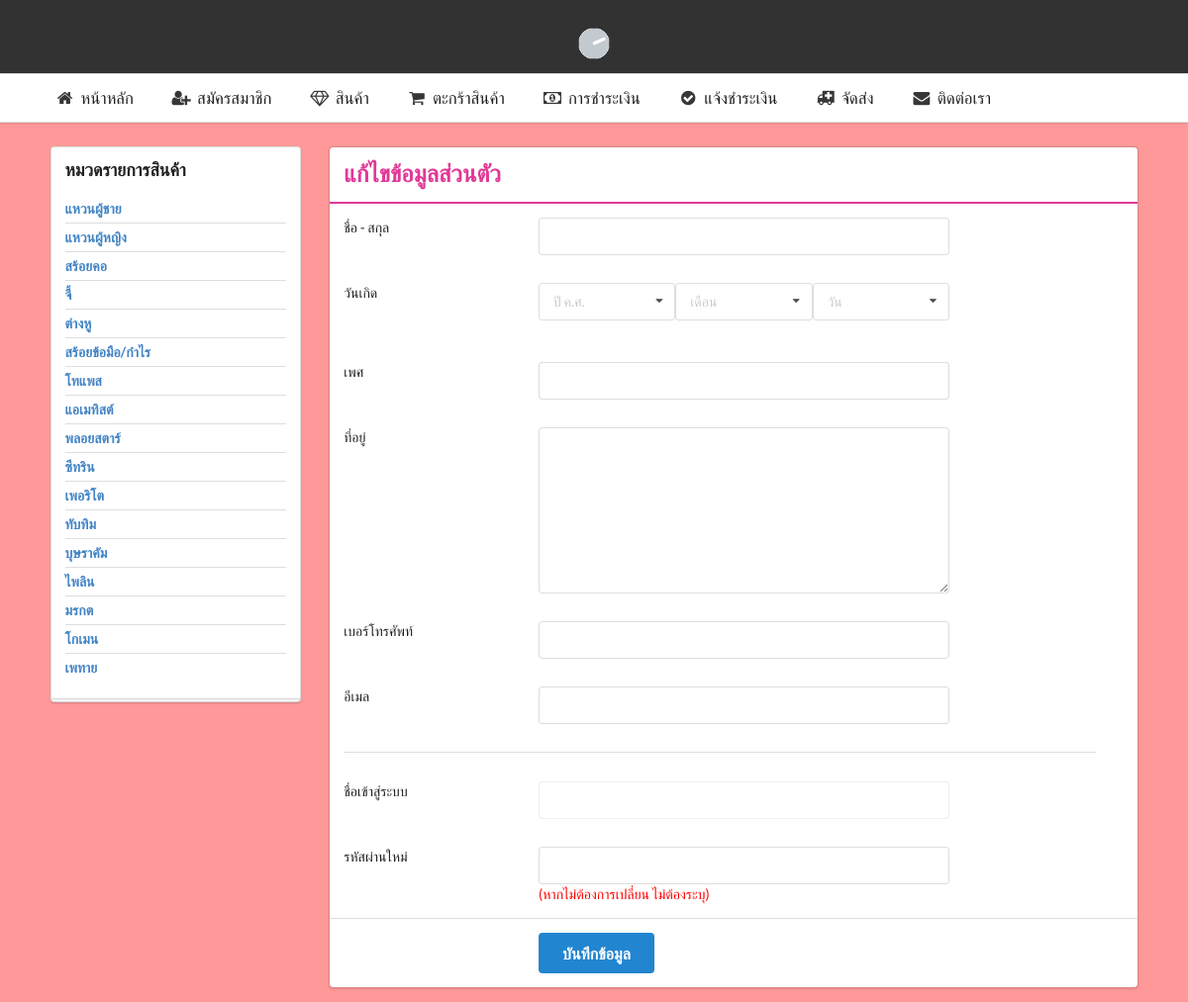
Screenshot of /index.php/member/profile with the database file from the repository.
### tables this page shows
CREATE TABLE IF NOT EXISTS `category` (
  `category_id` int(10) unsigned NOT NULL,
  `category_name` varchar(300) NOT NULL
);

### application/core/MY_Controller.php (called while the page is built, shortened)
<?php
class MY_Controller extends CI_Controller {
    private $default_navbar = "partial/default_nav";
    private $default_footer = "partial/default_footer";
    private $default_layout = "layout";
    private $content_navbar = "";
    private $content_footer = "";
    public function render($view_data) {
        $data["navbar"] = $this->content_navbar;
        $data["footer"] = $this->content_footer;
        $data["content"] = $view_data;
        $this->load->view($this->default_layout, $data);
    }
    public function setNavbar($viewName = "", $data = NULL) {
        if ($viewName == "") {
            $viewName = $this->default_navbar;
        }
        $this->content_navbar = $this->loadView($viewName, $data);
    }
    public function setFooter($viewName = "", $data = NULL) {
        if ($viewName == "") {
            $viewName = $this->default_footer;
        }
        $this->content_footer = $this->loadView($viewName, $data);
    }
    public function loadView($viewName, $data = NULL) {
        return $this->load->view($viewName, $data, TRUE);
    }
}

### application/controllers/Member.php (called while the page is built, shortened)
<?php
class Member extends MY_Controller {
    public function profile() {
        $data["months"] = $this->DateTimeModel->getMonthTh();
        $data["category"] = $this->CategoryModel->getAll();
        $data["data"] = $this->MemberModel->checkExistUsername($this->session->userdata("user")->member_username);
        $this->render($this->loadView("member/edit_profile", $data));
    }
}

### index.php (called while the page is built, shortened)
<?php
require_once BASEPATH.'core/CodeIgniter.php';

### application/models/CategoryModel.php (called while the page is built, shortened)
<?php
class CategoryModel extends CI_Model {
    public function getAll() {
        $query = $this->db->get("category");
        return $query->result();
    }
}

### application/helpers/my_helper.php (called while the page is built)
<?php
function getValDefault($data, $key, $default = "") {
    if (is_object($data)) {
        if (isset($data->$key)) {
            return $data->$key;
        } else {
            return $default;
        }
    } else if (is_array($data)) {
        if (isset($data[$key])) {
            return $data[$key];
        } else {
            return $default;
        }
    } else {
        return $default;
    }
}

### application/views/member/edit_profile.php (the view, shortened to what this page needs)
<div class="ui container padded1em">
    <div class="ui grid">
        <div class="row">
            <div class="four wide column">
                <div class="ui stacked segment" style="min-height: 300px;">
                    <h3 class="ui header">หมวดรายการสินค้า</h3>
                    <div class="ui middle aligned divided relaxed list">
                        <?php
                        foreach ($category as $item) {
                            ?>
                            <div class="item">
                                <a href="<?= site_url("product/category/{$item->category_id}") ?>" class="header"><?= $item->category_name ?></a>
                            </div>
                            <?php
                        }
                        ?>
                    </div>
                </div>
            </div>
            <div class="twelve wide column">
                <form method="post" action="<?= site_url("member/save") ?>" id="form">
                    <div class="ui segments">
                        <div class="ui segment">
                            <h2 class="ui pink header">แก้ไขข้อมูลส่วนตัว</h2>
                        </div>
                        <div class="ui pink segment">
                            <div class="ui grid form">
                                <div class="row">
                                    <div class="four wide column">
                                        ชื่อ - สกุล
                                    </div>
                                    <div class="nine wide column">
                                        <div class="field">
                                            <input type="text" name="member_full_name" required="" value="<?= getValDefault($data, "member_full_name") ?>" />
                                        </div>
                                    </div>
                                    <div class="three wide column"></div>
                                </div>
                                <div class="row">
                                    <div class="four wide column">
                                        วันเกิด
                                    </div>
                                    <div class="nine wide column">
                                        <div class="inline fields">
                                            <div class="ui fluid search selection dropdown" id="year_dd">
                                                <i class="dropdown icon"></i>
                                                <div class="default text">ปี ค.ศ.</div>
                                            </div>
                                            <div class="ui fluid search selection dropdown" id="month_dd">
                                                <i class="dropdown icon"></i>
                                                <div class="default text">เดือน</div>
                                            </div>
                                            <div class="ui fluid search selection dropdown" id="date_dd">
                                                <i class="dropdown icon"></i>
                                                <div class="default text">วัน</div>
                                            </div>
                                        </div>
                                    </div>
                                    <div class="three wide column"></div>
                                </div>
                                <div class="row">
                                    <div class="four wide column">
                                        เพศ
                                    </div>
                                    <div class="nine wide column">
                                        <div class="field">
                                            <input type="text" name="member_gender" value="<?= getValDefault($data, "member_gender") ?>" />
                                        </div>
                                    </div>
                                    <div class="three wide column"></div>
                                </div>
                                <div class="row">
                                    <div class="four wide column">
                                        ที่อยู่
                                    </div>
                                    <div class="nine wide column">
                                        <div class="field">
                                            <textarea name="member_address"><?= getValDefault($data, "member_address") ?></textarea>
                                        </div>
                                    </div>
                                    <div class="three wide column"></div>
                                </div>
                                <div class="row">
                                    <div class="four wide column">
                                        เบอร์โทรศัพท์
                                    </div>
                                    <div class="nine wide column">
                                        <div class="field">
                                            <input type="text" name="member_tel" required="" value="<?= getValDefault($data, "member_tel") ?>" />
                                        </div>
                                    </div>
                                    <div class="three wide column"></div>
                                </div>
                                <div class="row">
                                    <div class="four wide column">
                                        อีเมล
                                    </div>
                                    <div class="nine wide column">
                                        <div class="field">
                                            <input type="text" name="member_email" required="" value="<?= getValDefault($data, "member_email") ?>" />
                                        </div>
                                    </div>
                                    <div class="three wide column"></div>
                                </div>
                                <div class="ui divider"></div>
                                <div class="row">
                                    <div class="four wide column">
                                        ชื่อเข้าสู่ระบบ
                                    </div>
                                    <div class="nine wide column">
                                        <div class="field">
                                            <input type="text" disabled="" value="<?=  getValDefault($data, "member_username")?>" />
                                        </div>
                                    </div>
                                    <div class="three wide column"></div>
                                </div>
                                <div class="row">
                                    <div class="four wide column">
                                        รหัสผ่านใหม่
                                    </div>
                                    <div class="nine wide column">
                                        <div class="field">
                                            <input type="text" name="new_password" value="" />
                                            <br />
                                            <span style="color: red;">(หากไม่ต้องการเปลี่ยน ไม่ต้องระบุ)</span>
                                        </div>
                                    </div>
                                    <div class="three wide column"></div>
                                </div>
                            </div>
                        </div>
                        <div class="ui segment">
                            <div class="ui grid form">
                                <div class="row">
                                    <div class="four wide column"></div>
                                    <div class="nine wide column">
                                        <button type="submit" class="ui button large primary">บันทึกข้อมูล</button>
                                    </div>
                                    <div class="three wide column"></div>
                                </div>
                            </div>
                        </div>
                    </div>
                </form>
            </div>
        </div>
    </div>
</div>

### asset/css/app.css (style rules this page uses)
body { background: #ff9999; }
.padded1em { padding: 1em; }

### rows the page displays
category: category_name "แหวนผู้ชาย"
category: category_name "แหวนผู้หญิง"
category: category_name "สร้อยคอ"
category: category_name "จี้"
category: category_name "ต่างหู"
category: category_name "สร้อยข้อมือ/กำไร"
category: category_name "โทแพส"
category: category_name "แอเมทิสต์"
category: category_name "พลอยสตาร์"
category: category_name "ซีทริน"
category: category_name "เพอริโต"
category: category_name "ทับทิม"
category: category_name "บุษราคัม"
category: category_name "ไพลิน"
category: category_name "มรกต"
category: category_name "โกเมน"
category: category_name "เพทาย"

### other values shown
$item["text"] "หน้าหลัก"
$item["text"] "สมัครสมาชิก"
$item["text"] "สินค้า"
$item["text"] "ตะกร้าสินค้า"
$item["text"] "การชำระเงิน"
$item["text"] "แจ้งชำระเงิน"
$item["text"] "จัดส่ง"
$item["text"] "ติดต่อเรา"
